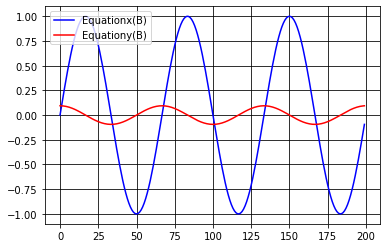

Python code for this plot:
import matplotlib.pyplot as mpp
from math import *
import numpy as np

print('        Machine Problem 5 (Python):          ')
print('Program should be tested using the equation below: ')
print('                                                  "MP5x(np.sin((3*pi*B)/100))" ')

B = np.linspace(0,199,200)
def MP5x(Equationx):
    Equationy = np.zeros(200)
    for A in B:
        A = int(A)
        if A == 0:
            Equationy[A] = -1.5*Equationx[A] + 2*Equationx[A+1] - 0.5*Equationx[A+2]
        elif ((0 < A) and (A < 199)):
            Equationy[A] = 0.5*Equationx[A+1] - 0.5*Equationx[A-1]
        elif A == 199:
            Equationy[A] = 1.5*Equationx[A] - 2*Equationx[A-1] + 0.5*Equationx[A-2]
    mpp.plot(B,Equationx,label = 'Equationx(B)', color = "blue")
    mpp.plot(B,Equationy,label = 'Equationy(B)', color = "red")
    mpp.grid(color='k', linestyle='-')
    mpp.legend()
